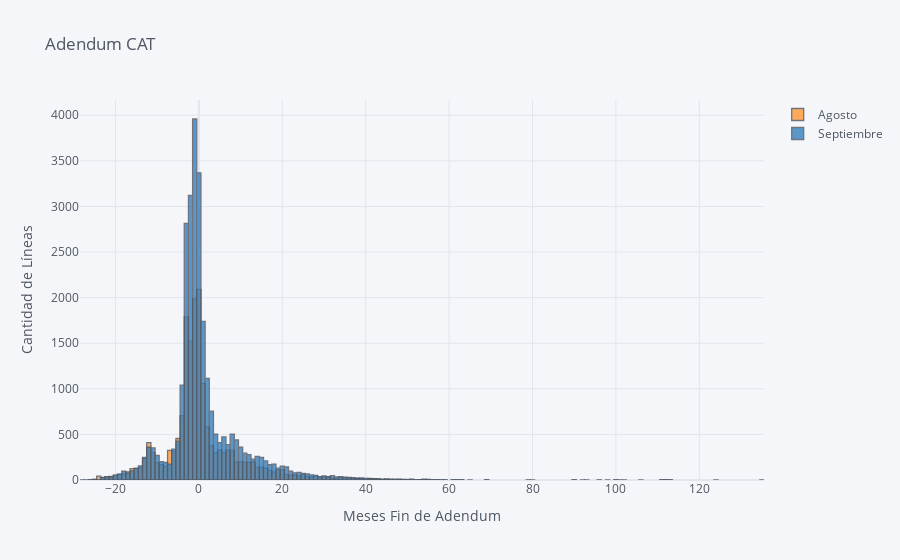

Notebook code cell kept with this figure:
### Code cell
histo1.iplot('hist', title='Adendum CAT', xTitle='Meses Fin de Adendum',yTitle='Cantidad de Líneas')

### Figure 1 — Plotly figure (JSON) as saved in the notebook; plotly's stock layout.template omitted (floating-point values rounded to 4 significant figures; data arrays with more than 128 entries replaced by an {"elided": "..."} marker saying what was removed)
{"data": [{"histfunc": "count", "histnorm": "", "marker": {"color": "rgba(255, 153, 51, 1.0)", "line": {"color": "#4D5663", "width": 1.3}}, "name": "Agosto", "opacity": 0.8, "orientation": "v", "type": "histogram", "x": {"elided": "52578 int values"}}, {"histfunc": "count", "histnorm": "", "marker": {"color": "rgba(55, 128, 191, 1.0)", "line": {"color": "#4D5663", "width": 1.3}}, "name": "Septiembre", "opacity": 0.8, "orientation": "v", "type": "histogram", "x": {"elided": "52578 int values"}}], "layout": {"barmode": "overlay", "legend": {"bgcolor": "#F5F6F9", "font": {"color": "#4D5663"}}, "paper_bgcolor": "#F5F6F9", "plot_bgcolor": "#F5F6F9", "title": {"font": {"color": "#4D5663"}, "text": "Adendum CAT"}, "xaxis": {"gridcolor": "#E1E5ED", "showgrid": true, "tickfont": {"color": "#4D5663"}, "title": {"font": {"color": "#4D5663"}, "text": "Meses Fin de Adendum"}, "zerolinecolor": "#E1E5ED"}, "yaxis": {"gridcolor": "#E1E5ED", "showgrid": true, "tickfont": {"color": "#4D5663"}, "title": {"font": {"color": "#4D5663"}, "text": "Cantidad de Líneas"}, "zerolinecolor": "#E1E5ED"}}}
